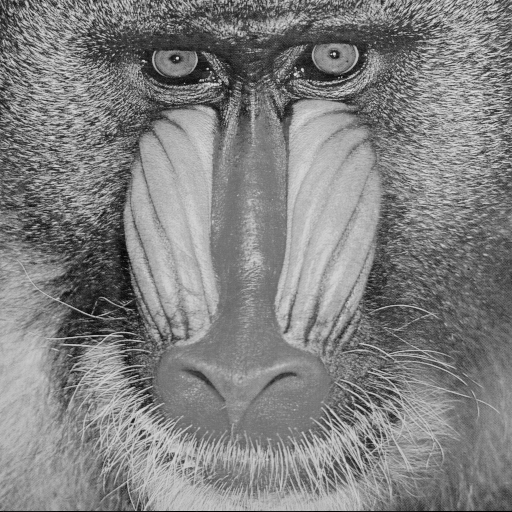
#> input picture trabalho1/images/baboon_monocromatica.png, 512 x 512 px, given in place of baboon_monocromatica.png.png, which was not available
$ python ex10.py
#> lines starting #> are read from the running program, lines starting #| are printed output that depends on the picture; pictures that were not available may be replaced by others from this repository, and a replacement may not be noted
from PIL import Image
import numpy as np
import cv2

nome = input("Digite o nome da imagem (sem '.png'): ")
#> the answer given: images/baboon_monocromatica.png
img = Image.open(f'images/{nome}.png')
#> img is the input picture: PIL image 512x512 L; min 0, max 230, mean 129.1
img = np.array(img)

filtro_h1 = np.array([[0, 0, -1, 0, 0],
                      [0, -1, -2, -1, 0],
                      [-1, -2, 16, -2, -1],
                      [0, -1, -2, -1, 0],
                      [0, 0, -1, 0, 0]])

filtro_h2 = np.array([[1, 4, 6, 4, 1],
                      [4, 16, 24, 16, 4],
                      [6, 24, 16, 24, 6],
                      [4, 16, 24, 16, 4],
                      [1, 4, 6, 4, 1]]) * (1/256)

filtro_h3 = np.array([[-1, 0, 1],
                      [-2, 0, 2],
                      [-1, 0, 1]])

filtro_h4 = np.array([[-1, -2, -1],
                      [0, 0, 0],
                      [1, 2, 1]])

filtro_h5 = np.array([[-1, -1, -1],
                      [-1, 8, -1],
                      [-1, -1, -1]])

filtro_h6 = np.array([[1, 1, 1],
                      [1, 1, 1],
                      [1, 1, 1]]) * (1/9)

filtro_h7 = np.array([[-1, -1, 2],
                      [-1, 2, -1],
                      [2, -1, -1]])

filtro_h8 = np.array([[2, -1, -1],
                      [-1, 2, -1],
                      [-1, -1, 2]])

filtro_h9 = np.array([[1, 0, 0, 0, 0, 0, 0, 0, 0],
                      [0, 1, 0, 0, 0, 0, 0, 0, 0],
                      [0, 0, 1, 0, 0, 0, 0, 0, 0],
                      [0, 0, 0, 1, 0, 0, 0, 0, 0],
                      [0, 0, 0, 0, 1, 0, 0, 0, 0],
                      [0, 0, 0, 0, 0, 1, 0, 0, 0],
                      [0, 0, 0, 0, 0, 0, 1, 0, 0],
                      [0, 0, 0, 0, 0, 0, 0, 1, 0],
                      [0, 0, 0, 0, 0, 0, 0, 0, 1]]) * (1/9)

filtro_h10 = np.array([[-1, -1, -1, -1, -1],
                      [-1, 2, 2, 2, -1],
                      [-1, 2, 8, 2, -1],
                      [-1, 2, 2, 2, -1],
                      [-1, -1, -1, -1, -1]]) * (1/8)

filtro_h11 = np.array([[-1, -1, 0],
                      [-1, 0, 1],
                      [0, 1, 1]])

lista_filtros = [filtro_h1, filtro_h2, filtro_h3, filtro_h4, filtro_h5, filtro_h6, filtro_h7, filtro_h8, filtro_h9, filtro_h10, filtro_h11]

for k in range(11):
    img_k = cv2.filter2D(img, -1, lista_filtros[k])
    img_k = Image.fromarray(img_k)
    img_k.save(f'images/outputs/ex10/output_img_h{k+1}.png')
#> this loop made 11 passes
#> pass 1, `img_k = cv2.filter2D(img, -1, lista_filtros[k])`:
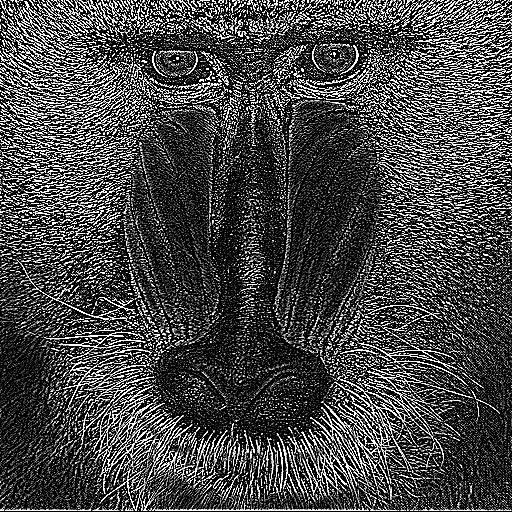
#> img_k: shape (512, 512); min 0, max 255, mean 71.5
#> pass 2, `img_k = cv2.filter2D(img, -1, lista_filtros[k])`:
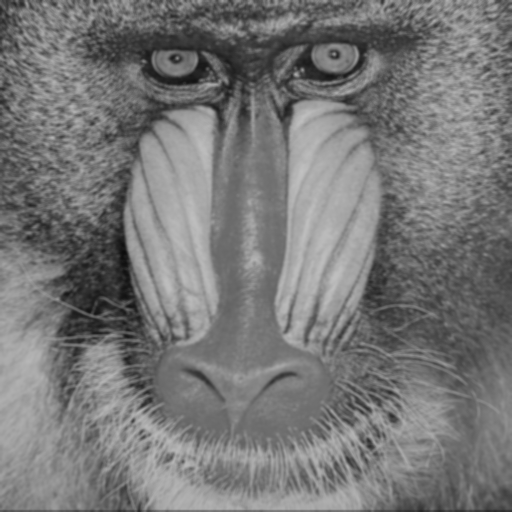
#> img_k: shape (512, 512); min 11, max 193, mean 119.1
#> pass 3, `img_k = cv2.filter2D(img, -1, lista_filtros[k])`:
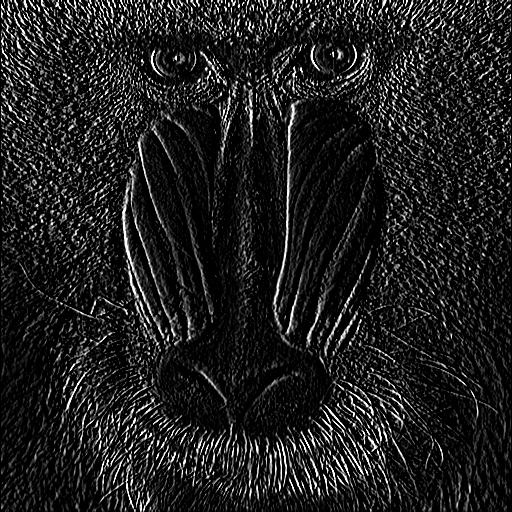
#> img_k: shape (512, 512); min 0, max 255, mean 31.2
#> after the loop:
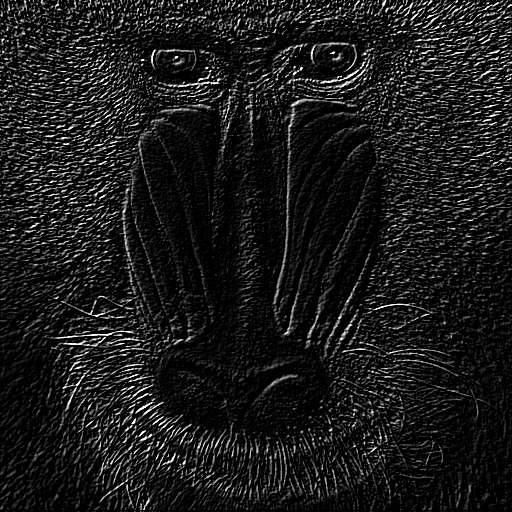
#> img_k: PIL image 512x512 L; min 0, max 255, mean 25.8

img_h3_c = cv2.filter2D(img, -1, filtro_h3)
img_h4_c = cv2.filter2D(img, -1, filtro_h4)
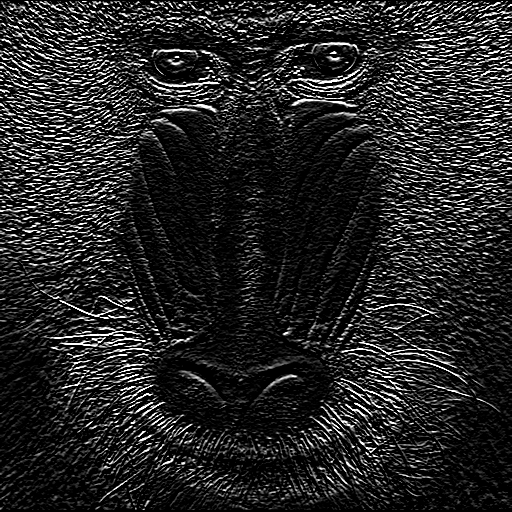
#> img_h4_c: shape (512, 512); min 0, max 255, mean 37.9

img_comb = np.sqrt(img_h3_c.astype(np.uint16)**2 + img_h4_c.astype(np.uint16)**2) #Transformando em uint16 para resolver problema do overflow quando elevamos ao quadrado.
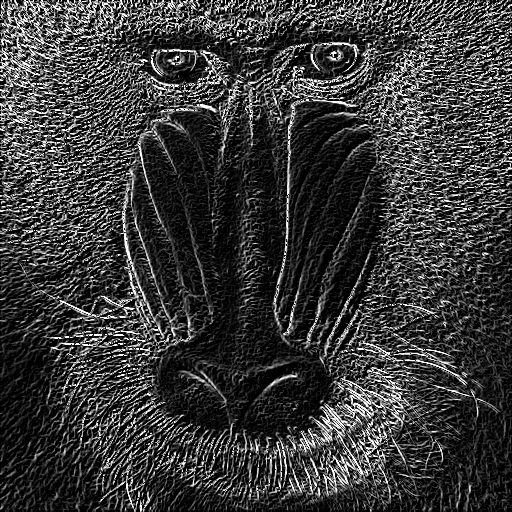
#> img_comb: shape (512, 512) float32; min 0, max 256, mean 58.3; drawn with min black and max white
img_comb = np.clip(img_comb, 0, 255)
img_comb = img_comb.astype(np.uint8) #Convertendo de volta para uint8
img_comb = Image.fromarray(img_comb)
img_comb.save('images/outputs/ex10/output_img_h3_h4.png')

$ run again, on trabalho1/images/house.png
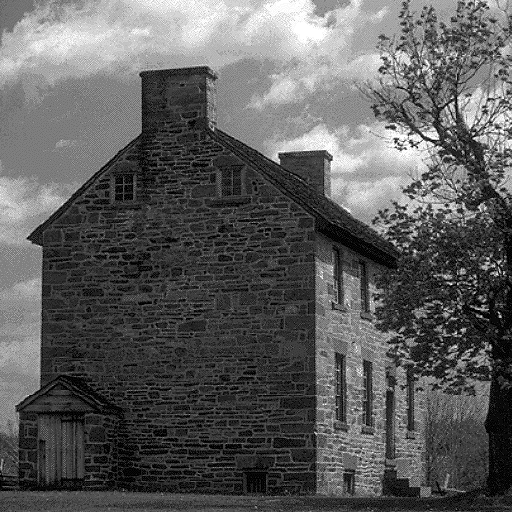
#> input picture trabalho1/images/house.png, 512 x 512 px, given in place of house.png.png, which was not available
#> img is the input picture: PIL image 512x512 L; min 0, max 255, mean 92.9
#> after the loop `for k in range(11):`:
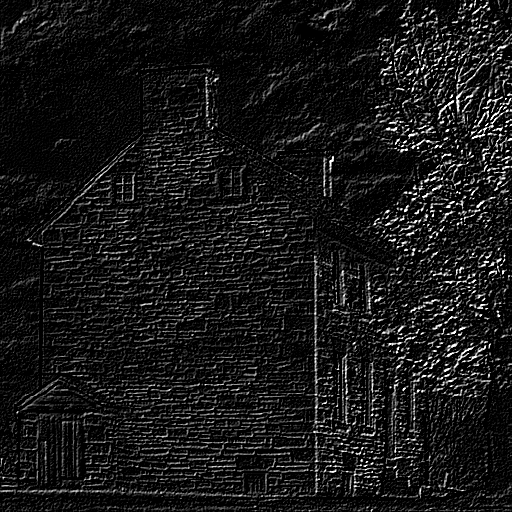
#> img_k: PIL image 512x512 L; min 0, max 255, mean 23.6
#> `img_comb = np.sqrt(img_h3_c.astype(np.uint16)**2 + img_h4_c.astype(np...`:
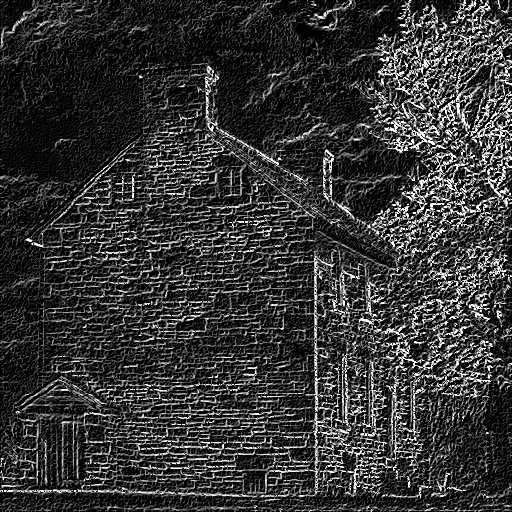
#> img_comb: shape (512, 512) float32; min 0, max 256, mean 53.8; drawn with min black and max white
